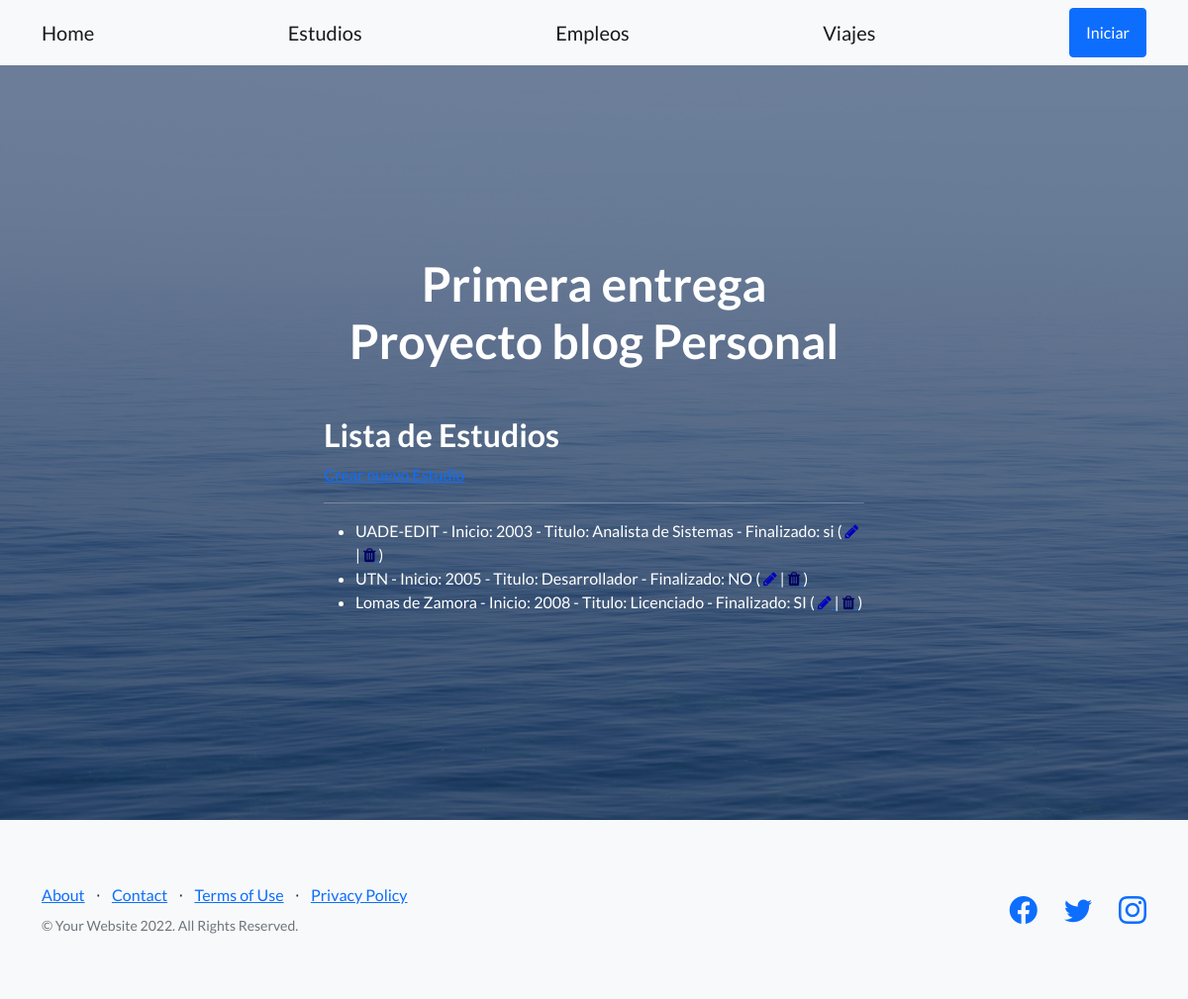
The page /blog_sab_app/estudios on the database its author committed.
### blog_sab_app/models.py (models this page shows)
class Estudio(models.Model):
    universidad = models.CharField(max_length=40)
    anio_inicio = models.IntegerField()
    titulo = models.CharField(max_length=40)
    finalizado = models.CharField(max_length=2)
    def __str__(self):
        return f'{self.universidad} - Inicio: {self.anio_inicio} - Titulo: {self.titulo} - Finalizado: {self.finalizado}'

### blog_sab_app/views.py (the view)
# urls.py: path('estudios', views.estudios, name='Estudios'),
def estudios(request):
    estudios = Estudio.objects.all()
    context_dict = {
        'estudios': estudios
    }
    return render(
        request=request,
        context=context_dict,
        template_name="blog_sab_app/estudios.html"
    )

### blog_sab_app/templates/blog_sab_app/estudios.html (shortened to what this page needs)
{% extends "blog_sab_app/index.html" %}
{% load static %}
{% block blog_sab_app_content %}
<h2>Lista de Estudios</h2>
<a class="card_custom" href="{% url 'blog_sab_app:EstudiosDjangoForms' %}">Crear nuevo Estudio</a>
<hr>
<ul>
    {% for estudio in estudios %}
    <li>
        {{estudio}}
        (
        <a href="{% url 'blog_sab_app:UpdateEstudio' estudio.id %}">
            <i class="fa fa-pencil" style="color: rgb(0, 0, 190);"></i>
        </a>
        |
        <a href="{% url 'blog_sab_app:DeleteEstudio' estudio.id %}">
            <i class="fa fa-trash" style="color: rgb(0, 0, 100);"></i>
        </a>
        )
    </li>
    {% endfor %}
</ul>
{% endblock %}

### rows shown on the page
Estudio: universidad+anio_inicio+titulo "UADE-EDIT - Inicio: 2003 - Titulo: Analista de Sistemas - Finalizado: si"
Estudio: universidad+anio_inicio+titulo "UTN - Inicio: 2005 - Titulo: Desarrollador - Finalizado: NO"
Estudio: universidad+anio_inicio+titulo "Lomas de Zamora - Inicio: 2008 - Titulo: Licenciado - Finalizado: SI"
